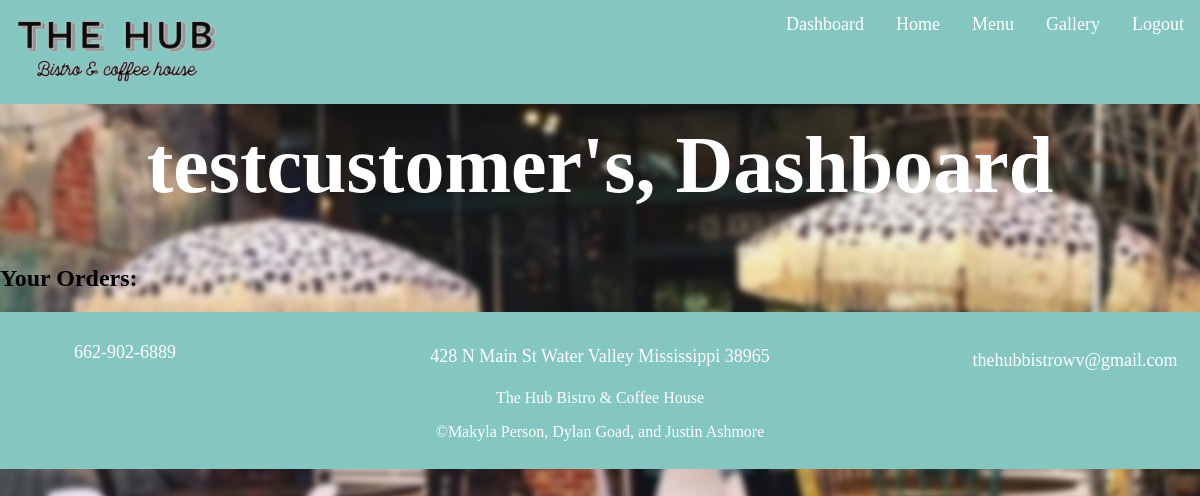
/dashboard/ (signed in), run on an earlier commit of the app's database.
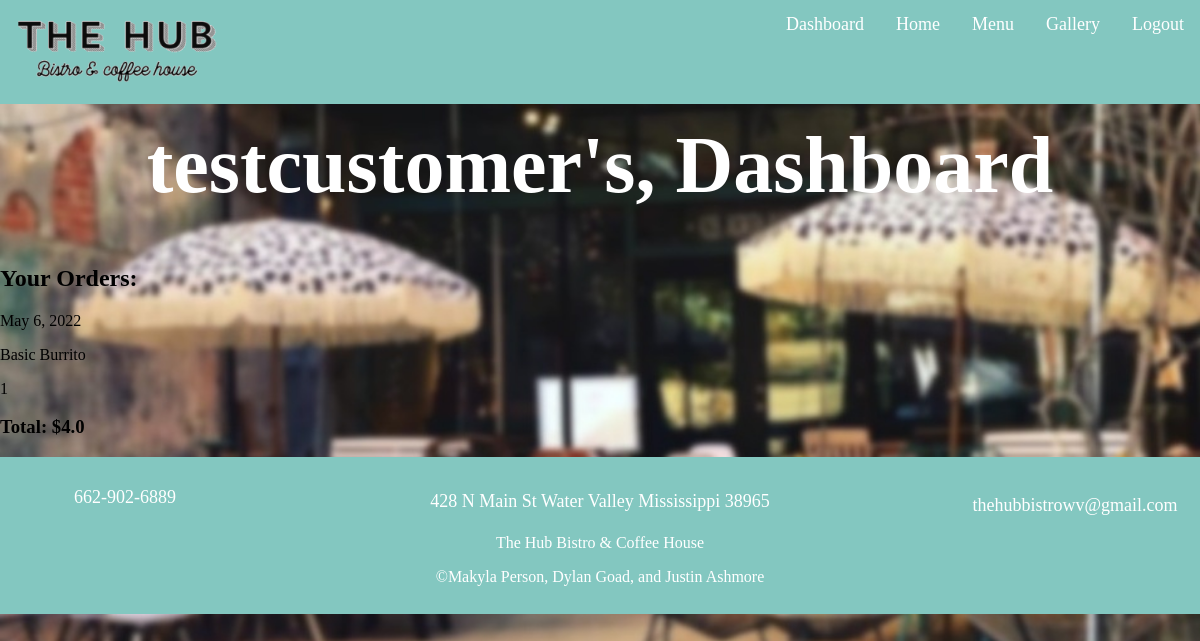
And on a later commit of the database.
### HUB/models.py (models this page shows, shortened)
class Order(models.Model):
    id = models.AutoField(primary_key=True)
    user = models.ForeignKey(settings.AUTH_USER_MODEL, on_delete=models.CASCADE, default=1)
    date = models.DateField(default=timezone.now)
    is_paid_for = models.BooleanField(default=False)
    @property
    def get_order_total(self):
        orderitems = self.orderitem_set.all()
        total = sum([item.get_total for item in orderitems])
        return total

class OrderItem(models.Model):
    order = models.ForeignKey(Order, on_delete=models.CASCADE, default="")
    title = models.CharField(max_length=200)
    price = models.FloatField()
    quantity = models.IntegerField(default=1)
    extra = models.TextField(max_length=200, null=True)
    @property
    def get_total(self):
        return self.price

### HUB/views.py (the view)
# urls.py: path('dashboard/', views.customer_dashboard, name="dashboard-page"),
def customer_dashboard(request):
    if request.user.is_authenticated:
        cust_orders = Order.objects.filter(user=request.user)
    else:
        messages.info(request, 'Please login (or register) to view dashboard.')
        return redirect('login-page')
    context = {'cust_orders': cust_orders}
    return render(request, 'dashboard.html', context)

### HUB/templatetags/auth_extras.py (called while the page is built)
@register.filter(name='has_group')
def has_group(user, group_name):
    group = Group.objects.get(name=group_name)
    return True if group in user.groups.all() else False

### HUB/templates/dashboard.html (shortened to what this page needs)
{% extends 'base.html' %}
{%block content%}
    <h1 class="username">{{user.username}}'s, Dashboard</h1>
    <h2>Your Orders:</h2>
    <div class="ordersContainer">
        {% for order in cust_orders %}
        <section class="card">
            <p class="custName">{{order.date}}</p>
            <div class="itemCont">
                {% for item in order.orderitem_set.all %}
                <p class="itemInfo">{{item.title}}</p>
                <p class="itemInfo">{{item.quantity}}</p>
                {%endfor%}
            </div>
            <h3 class="orderTotal">Total: ${{order.get_order_total}}</h3>
        </section
        {%endfor%}
    </div>
{%endblock%}

What changed in the data, as far as the page shows it:
added Order: date "May 6, 2022", get_order_total "4.0"
added OrderItem: title "Basic Burrito", quantity "1"
